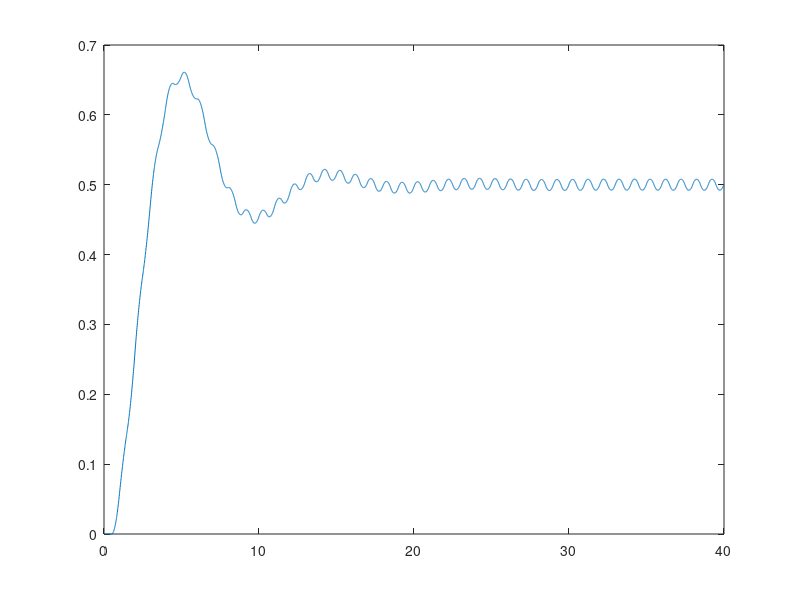

Here is the MATLAB script that generated this plot:
A = [0, 1; -0.5, -0.5];
B = [0; 0.5];
C = [1, 0];
D = 0;
sys = ss(A, B, C, D);

%square()*impulse(sys)
[u, t] = gensig('square', 1, 40, 0.01);
y = lsim(sys, u, t);
plot(t, u, 'DisplayName', 'Square Wave')
plot(t, y, 'DisplayName', 'System Response')